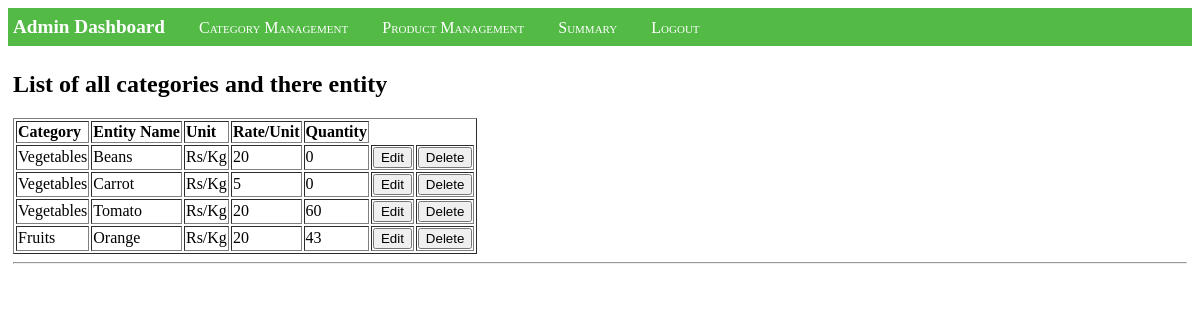
Page /admincategories (signed in) on the committed database.
### tables this page shows
CREATE TABLE category (cname TEXT, cename TEXT,unit TEXT,rate INTEGER CHECK (rate >= 0), cquantity INTEGER CHECK (cquantity >= 0),incart INTEGER CHECK (incart >= 0),orignalquantity INTEGER CHECK (cquantity >= 0) );

### app.py (the view)
@app.route("/admincategories")
def admincategories():
    if 'email' in session:
       con = sqlite3.connect("database.db")
       con.row_factory = sqlite3.Row
       cur = con.cursor()
       cur.execute("SELECT rowid, * FROM category")
       rows = cur.fetchall()
       con.close()
       return render_template('admincategories.html', rows=rows)
    else:
        msg = "Error in the starting session, please try logging in again"
        return render_template('error.html',msg=msg)

### templates/admincategories.html (shortened to what this page needs)
{% extends "admin.html" %}
{% block content %}
<h2>List of all categories and there entity</h2>
        <table border="1px">
            <thead>
                <td><strong>Category</strong></td>
                <td><strong>Entity Name</strong></td>
                <td><strong>Unit</strong></td>
                <td><strong>Rate/Unit</strong></td>
                <td><strong>Quantity</strong></td>
            </thead>
            {% for row in rows %}
            <tr>
                <td>{{ row["cname"] }}</td>
                <td>{{ row["cename"] }}</td>
                <td>{{ row["unit"] }}</td>
                <td>{{ row["rate"] }}</td>
                <td>{{ row["cquantity"] }}</td>
                <td>
                    <form action="{{url_for('edit')}}" method="POST">
                    <input type="submit" value="Edit">
                    </form>
                </td>
                <td>
                    <form onsubmit="return confirm('Are you sure you want to DELETE this from the Database?');" action="{{url_for('delete')}}" method="POST">
                    <input type="submit" value="Delete">
                    </form>
                </td>
            </tr>
            {% endfor %}
        </table>
{% endblock %}

### rows in the picture
category: cname "Vegetables", cename "Beans", unit "Rs/Kg", rate "20", cquantity "0"
category: cname "Vegetables", cename "Carrot", unit "Rs/Kg", rate "5", cquantity "0"
category: cname "Vegetables", cename "Tomato", unit "Rs/Kg", rate "20", cquantity "60"
category: cname "Fruits", cename "Orange", unit "Rs/Kg", rate "20", cquantity "43"
